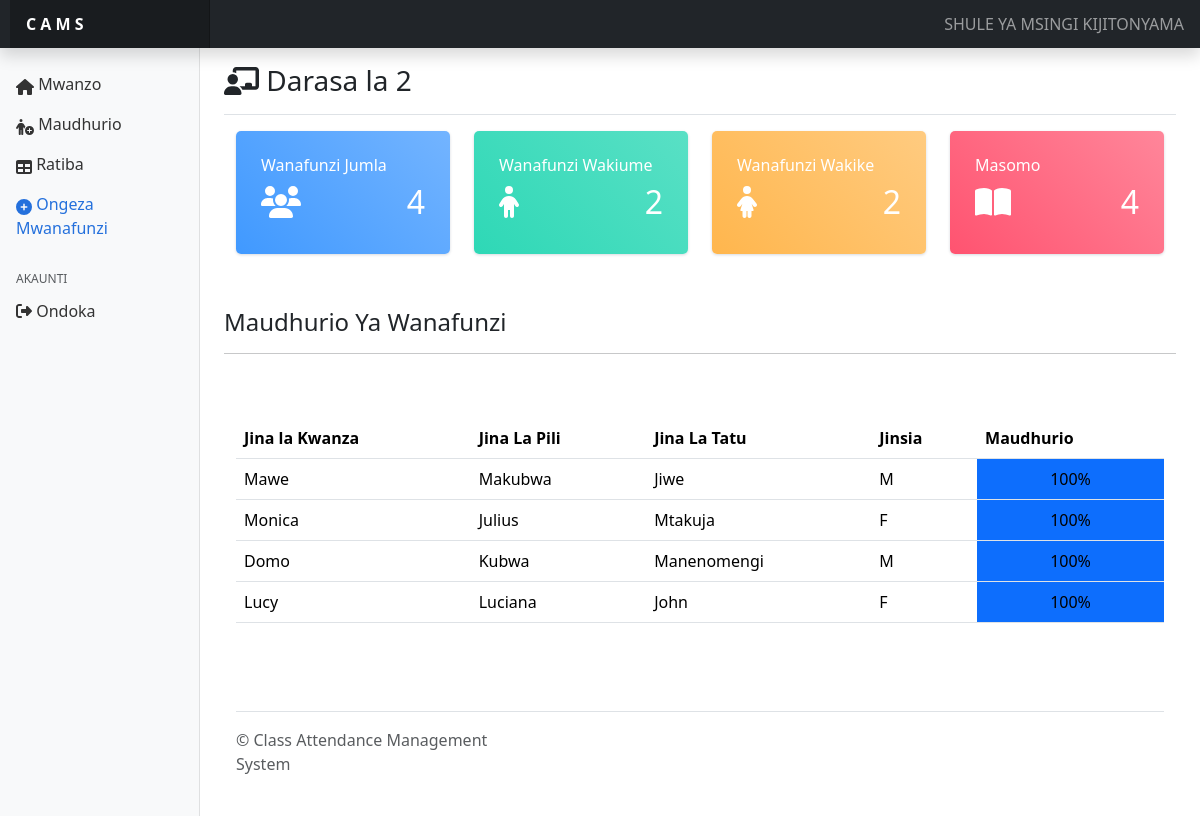
Page /classteacher/?addstudent (signed in) on the committed database.
### tables this page shows
CREATE TABLE `classes` (
  `class_id` int(11) NOT NULL,
  `name` text NOT NULL
);

CREATE TABLE `students` (
  `student_id` int(11) NOT NULL,
  `firstname` text NOT NULL,
  `secondname` text NOT NULL,
  `lastname` text NOT NULL,
  `gender` text NOT NULL,
  `class_id` int(11) NOT NULL
);

### classteacher/dashboard.php (the view, shortened to what this page needs)
<main class="col-md-9 ms-sm-auto col-lg-10 px-md-4">
    <div
        class="d-flex justify-content-between flex-wrap flex-md-nowrap align-items-center pt-3 pb-2 mb-3 border-bottom">
        <h5 class="h3"><i class="fa-solid fa-chalkboard-user"></i> <?= $class_name ?> </h5>
    </div>
    <div class="container">
        <div class="row">
            <div class="col-md-4 col-xl-3">
                <div class="card bg-c-blue order-card">
                    <div class="card-block">
                        <h6 class="m-b-20">Wanafunzi Jumla</h6>
                        <h2 class="text-right"><i class="fa-solid fa-users"></i><span class="f-right"><?= $total_students; ?></span></h2>
                    </div>
                </div>
            </div>
            <div class="col-md-4 col-xl-3">
                <div class="card bg-c-green order-card">
                    <div class="card-block">
                        <h6 class="m-b-20">Wanafunzi Wakiume</h6>
                        <h2 class="text-right"><i class="fa-solid fa-child"></i><span class="f-right"><?= $total_students_male; ?></span></h2>
                    </div>
                </div>
            </div>
            <div class="col-md-4 col-xl-3">
                <div class="card bg-c-yellow order-card">
                    <div class="card-block">
                        <h6 class="m-b-20">Wanafunzi Wakike</h6>
                        <h2 class="text-right"><i class="fa-solid fa-child-dress"></i><span class="f-right"><?= $total_female_students; ?></span>
                        </h2>
                    </div>
                </div>
            </div>
            <div class="col-md-4 col-xl-3">
                <div class="card bg-c-pink order-card">
                    <div class="card-block">
                        <h6 class="m-b-20">Masomo</h6>
                        <h2 class="text-right"><i class="fa-solid fa-book-open"></i><span class="f-right"><?= $total_class_subjects; ?></span></h2>
                    </div>
                </div>
            </div>
        </div>
    </div>
    <br>
    <h4>Maudhurio Ya Wanafunzi</h4>
    <hr>
    <div class="container table-responsive py-5">
        <table class="table table-unbordered table-hover">
            <thead class="thead-dark">
                <tr>
                    <th scope="col">Jina la Kwanza</th>
                    <th scope="col">Jina La Pili</th>
                    <th scope="col">Jina La Tatu</th>
                    <th scope="col">Jinsia</th>
                    <th scope="col">Maudhurio</th>
                </tr>
            </thead>
            <tbody>
                <?php
        $get_students = "SELECT * FROM students WHERE class_id='$class_id'";
        $run_students = mysqli_query($con,$get_students);
  while( $row_students = mysqli_fetch_array($run_students)){
        $s_firstname = $row_students['firstname'];
        $s_secondname = $row_students['secondname'];
        $s_lastname = $row_students['lastname'];
        $s_gender = $row_students['gender'];
                ?>
                <tr>
                    <td><?= $s_firstname ?></td>
                    <td><?= $s_secondname ?></td>
                    <td><?= $s_lastname ?></td>
                    <td><?= $s_gender ?></td>
                    <td class=" bg-primary text-center ">100%</td>
                </tr>
<?php
  }
?>
            </tbody>
        </table>
    </div>

### css/styles.css (style rules this page uses)
.order-card { color: #fff; }
.bg-c-blue { background: linear-gradient(45deg, #4099ff, #73b4ff); }
.bg-c-green { background: linear-gradient(45deg, #2ed8b6, #59e0c5); }
.bg-c-yellow { background: linear-gradient(45deg, #FFB64D, #ffcb80); }
.bg-c-pink { background: linear-gradient(45deg, #FF5370, #ff869a); }
.card { border-radius: 5px; -webkit-box-shadow: 0 1px 2.94px 0.06px rgba(4, 26, 55, 0.16); box-shadow: 0 1px 2.94px 0.06px rgba(4, 26, 55, 0.16); border: none; margin-bottom: 30px; -webkit-transition: all 0.3s ease-in-out; transition: all 0.3s ease-in-out; }
.card .card-block { padding: 25px; }
.f-right { float: right; }

### rows in the picture
classes: name "Darasa la 2"
students: firstname "Mawe", secondname "Makubwa", lastname "Jiwe", gender "M"
students: firstname "Monica", secondname "Julius", lastname "Mtakuja", gender "F"
students: firstname "Domo", secondname "Kubwa", lastname "Manenomengi", gender "M"
students: firstname "Lucy", secondname "Luciana", lastname "John", gender "F"

### other values in the picture
$total_students "4"
$total_students_male "2"
$total_female_students "2"
$total_class_subjects "4"
